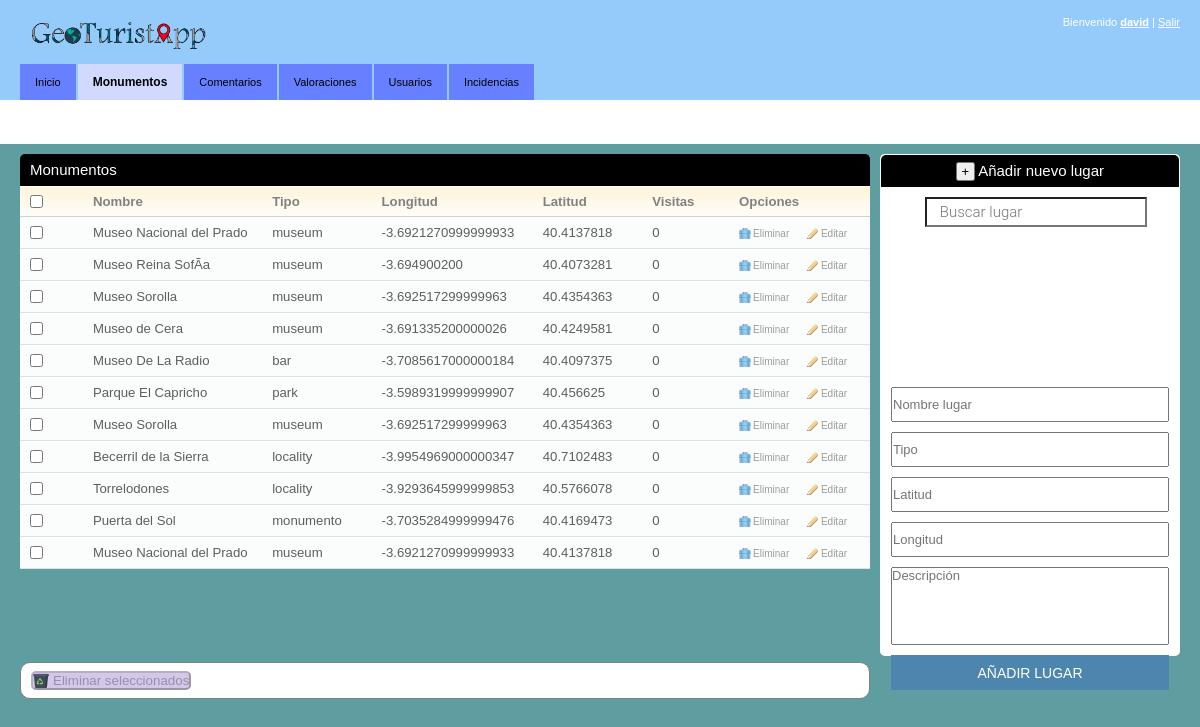
The page /inicio.php?id=monumentos (signed in) on the database its author committed.
### tables this page shows
CREATE TABLE `lugares` (
  `id_lugar` int(11) NOT NULL,
  `nombre` varchar(150) NOT NULL,
  `tipo` varchar(200) NOT NULL,
  `latitud` varchar(150) NOT NULL,
  `longitud` varchar(150) NOT NULL,
  `hora_abre` time NOT NULL,
  `hora_cierra` time NOT NULL,
  `dias_abre` varchar(100) NOT NULL,
  `descripcion` varchar(500) NOT NULL,
  `visitas` int(5) NOT NULL
);

### funciones_BD.php (the view, shortened to what this page needs)
<?php
function obtener_lugares($conexion){
	$lugares = mysqli_query($conexion,"SELECT * FROM lugares");
	if($lugares){
		while($fila = mysqli_fetch_array($lugares))
		{
			echo "<tr>
				<td><input type='checkbox' name='lug_sel[]' class='lugares_sel' value='$fila[id_lugar]'/></td>
				<td>$fila[nombre]</td>
				<td>$fila[tipo]</td>
				<td class='long'>$fila[longitud]</td>
				<td clas='lat'>$fila[latitud]</td>
				<td>$fila[visitas]</td>
				<td><a href='inicio.php?id=monumentos&eliminar=$fila[id_lugar]'	class='ico del' onclick='return confirmar()'>Eliminar</a>
				<a href='inicio.php?id=ver_monumento&id_lugar=$fila[id_lugar]
				&nombre_lugar=$fila[nombre]&lat=$fila[latitud]&lon=$fila[longitud]' class='ico edit'>Editar</a></td>
			</tr>";
		}
	}
}
?>

### css/style_inicio.css (style rules this page uses)
* { padding:0; margin:0; outline:0; }
body { background:cadetblue; font-family: Verdana, sans-serif; font-size:11px; line-height:14px; color:#5e5e5e; }
input, textarea, select { font-family: Verdana, sans-serif; font-size:13px; }
a { text-decoration: underline; cursor:pointer; }
.table td { background:#fbfcfc; border-bottom:solid 1px #e0e0e0; padding:8px 10px; }
a.ico { color:#9d9c9a; font-size:10px; text-decoration: none; padding:0 0 0 14px; background-repeat:no-repeat; background-position:0 0; }
a.del { background-image:url(../img/del.gif) }
a.edit { background-image:url(../img/edit.gif); margin-left:14px; }
#form_lugares td { width: 180px; text-overflow: ellipsis; white-space: nowrap; overflow: hidden; }

### rows shown on the page
lugares: nombre "Museo Nacional del Prado", tipo "museum", longitud "-3.6921270999999933", latitud "40.4137818", visitas "0"
lugares: nombre "Museo Reina SofÃ­a", tipo "museum", longitud "-3.694900200", latitud "40.4073281", visitas "0"
lugares: nombre "Museo Sorolla", tipo "museum", longitud "-3.692517299999963", latitud "40.4354363", visitas "0"
lugares: nombre "Museo de Cera", tipo "museum", longitud "-3.691335200000026", latitud "40.4249581", visitas "0"
lugares: nombre "Museo De La Radio", tipo "bar", longitud "-3.7085617000000184", latitud "40.4097375", visitas "0"
lugares: nombre "Parque El Capricho", tipo "park", longitud "-3.5989319999999907", latitud "40.456625", visitas "0"
lugares: nombre "Museo Sorolla", tipo "museum", longitud "-3.692517299999963", latitud "40.4354363", visitas "0"
lugares: nombre "Becerril de la Sierra", tipo "locality", longitud "-3.9954969000000347", latitud "40.7102483", visitas "0"
lugares: nombre "Torrelodones", tipo "locality", longitud "-3.9293645999999853", latitud "40.5766078", visitas "0"
lugares: nombre "Puerta del Sol", tipo "monumento", longitud "-3.7035284999999476", latitud "40.4169473", visitas "0"
lugares: nombre "Museo Nacional del Prado", tipo "museum", longitud "-3.6921270999999933", latitud "40.4137818", visitas "0"

### other values the page prints
$_SESSION['usuario'] "david"
